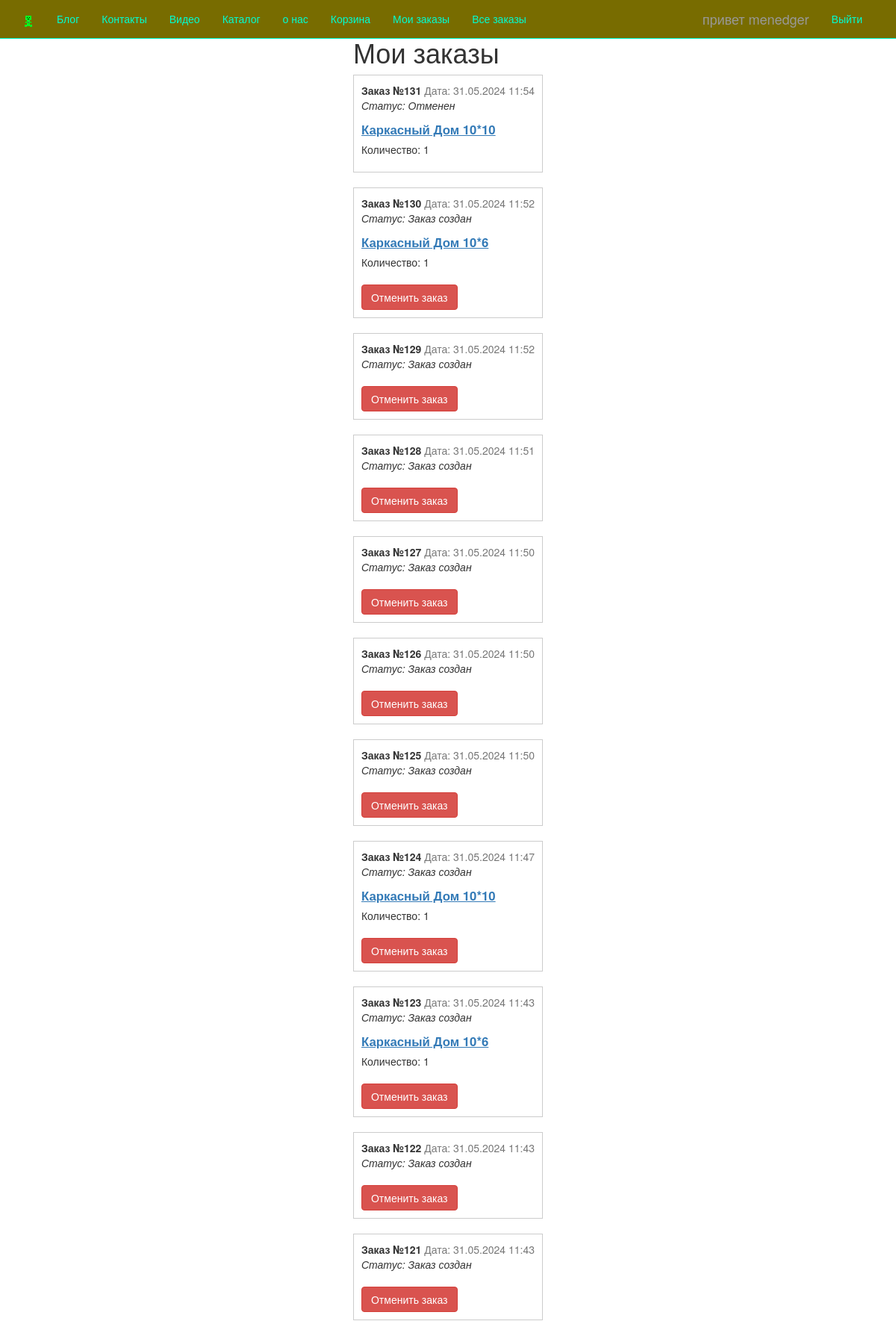
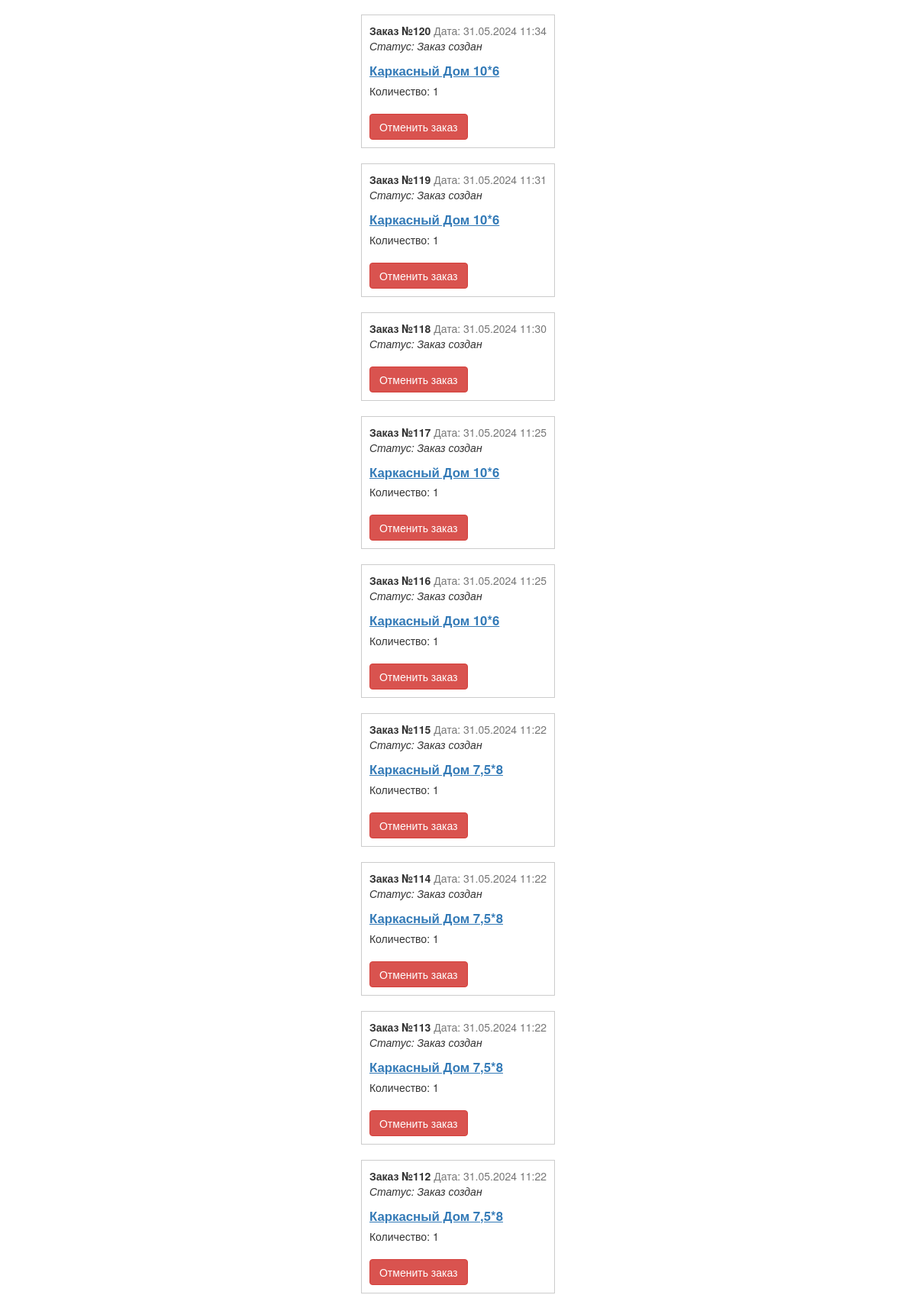
Screenshot of /my_orders/ (signed in, upper part) with the database file from the repository (2 pictures, top to bottom).
### app/models.py (models this page shows, shortened)
class Order(models.Model):
    user = models.ForeignKey(User, on_delete=models.CASCADE)
    created_at = models.DateTimeField(auto_now_add=True)
    items = models.ManyToManyField('Product', through='OrderItem')
    id = models.BigAutoField(primary_key=True)
    STATUS_CHOICES = (
        ('created', 'Заказ создан'),
        ('ready', 'Готов к выдаче'),
        ('canceled', 'Отменен'),
    )
    status = models.CharField(max_length=10, choices=STATUS_CHOICES, default='created')
    address = models.CharField(max_length=255, default='')
    name = models.CharField(max_length=255, default='')
    email = models.EmailField(default='')
    phone_number = models.CharField(max_length=20, default='')

class OrderItem(models.Model):  # Добавим определение OrderItem
    order = models.ForeignKey('Order', on_delete=models.CASCADE)
    product = models.ForeignKey('Product', on_delete=models.CASCADE)
    quantity = models.PositiveIntegerField(default=1)
    id = models.BigAutoField(primary_key=True)

class Product(models.Model):
    name = models.CharField(max_length=255)
    description = models.TextField()
    price = models.DecimalField(max_digits=10, decimal_places=2)
    image = models.ImageField(upload_to='products/', blank=True, null=True)
    category = models.TextField()
    discount = models.DecimalField(max_digits=5, decimal_places=2, verbose_name="Скидка", default=0, null=True, blank=True)
    id = models.BigAutoField(primary_key=True)
    image = models.ImageField(upload_to='product_images/', blank=True, null=True)
    additional_images = models.ManyToManyField('ProductImage', blank=True, related_name='product')
    floors = models.IntegerField(verbose_name="Этажи", default=None, null=True)
    area = models.DecimalField(max_digits=10, decimal_places=2, verbose_name="Площадь", default=0, null=True)
    materials = models.CharField(max_length=255, verbose_name="Материалы", default='', null=True)

### app/views.py (the view)
# urls.py: path('my_orders/', views.my_orders, name='my_orders'),  # Создайте отдельный вид для просмотра заказов пользователя
@login_required
def my_orders(request):
    orders = Order.objects.filter(user=request.user).order_by('-created_at')
    return render(request, 'app/my_orders.html', {'orders': orders})

### app/templates/app/my_orders.html (shortened to what this page needs)
{% extends "app/layout.html" %}
{% block head %}
{% load static %}
{% endblock %}
{% block content %}
<div class="container">
    <div class="orders-container">
        <h1>Мои заказы</h1>
        {% if orders %}
        {% for order in orders %}
        <div class="order-item">
            <div class="order-info">
                <span class="order-id">Заказ №{{ order.id }}</span>
                <span class="order-date">Дата: {{ order.created_at|date:"d.m.Y H:i" }}</span>
                <p class="order-status">Статус: {{ order.get_status_display }}</p>
            </div>
            <ul class="order-items-list">
                {% for item in order.orderitem_set.all %}
                <li class="order-item-details">
                    <span class="product-name" onclick="location.href='{% url 'product_detail' item.product.id %}'">{{ item.product.name }}</span>
                    <span class="quantity">Количество: {{ item.quantity }}</span>
                </li>
                {% endfor %}
            </ul>
            {% if order.status == 'created' %}
            <form method="post" action="{% url 'cancel_order' order.id %}" class="cancel-form">
                <button type="submit" class="btn btn-danger cancel-btn">Отменить заказ</button>
            </form>
            {% endif %}
        </div>
        {% endfor %}
        {% else %}
        <p class="no-orders-message">У вас пока нет заказов.</p>
        {% endif %}
    </div>
</div>
{% endblock %}

### app/templates/app/loginpartial.html (shortened to what this page needs)
{% if user.is_authenticated %}
<form id="logoutForm" action="/logout/" method="post" class="navbar-right">
    <ul class="nav navbar-nav navbar-right">
        <li><span class="navbar-brand">привет {{ user.username }}</span></li>
        <li><a href="javascript:document.getElementById('logoutForm').submit()">Выйти</a></li>
    </ul>
</form>
{% else %}
<ul class="nav navbar-nav navbar-right">
    <li><a href="{% url 'login' %}">Авторизация</a></li>
</ul>
{% endif %}

### app/static/app/content/site.css (style rules this page uses)
body { padding-top: 30px; padding-bottom: 20px; }

### app/static/app/content/custom_orders.css (style rules this page uses)
.order-info, .order-items, .order-total { margin-bottom: 15px; }

### app/static/app/content/styles.css (style rules this page uses)
html, body { height: 100%; margin: 0; }
body { display: flex; flex-direction: column; }
.product-name { text-decoration: none; color: #333; font-size: 1.2em; font-weight: bold; display: block; margin-bottom: 5px; }
.orders-container { margin-top: 20px; }
.order-item { border: 1px solid #ccc; padding: 10px; margin-bottom: 20px; }
.order-info { margin-bottom: 10px; }
.order-info .order-id { font-weight: bold; }
.order-info .order-date { color: #777; }
.order-info .order-status { font-style: italic; }
.order-items-list { list-style: none; padding: 0; }
.order-item-details { margin-bottom: 5px; }
.product-name { cursor: pointer; color: #337ab7; text-decoration: underline; }
.cancel-btn { margin-top: 10px; }

### rows the page displays
Order: id "131", created_at "31.05.2024 11:54", status "Отменен"
OrderItem: product.name "Каркасный Дом 10*10", quantity "1"
Order: id "130", created_at "31.05.2024 11:52", status "Заказ создан", shows "Отменить заказ"
OrderItem: product.name "Каркасный Дом 10*6", quantity "1"
Order: id "129", created_at "31.05.2024 11:52", status "Заказ создан", shows "Отменить заказ"
Order: id "128", created_at "31.05.2024 11:51", status "Заказ создан", shows "Отменить заказ"
Order: id "127", created_at "31.05.2024 11:50", status "Заказ создан", shows "Отменить заказ"
Order: id "126", created_at "31.05.2024 11:50", status "Заказ создан", shows "Отменить заказ"
Order: id "125", created_at "31.05.2024 11:50", status "Заказ создан", shows "Отменить заказ"
Order: id "124", created_at "31.05.2024 11:47", status "Заказ создан", shows "Отменить заказ"
OrderItem: product.name "Каркасный Дом 10*10", quantity "1"
Order: id "123", created_at "31.05.2024 11:43", status "Заказ создан", shows "Отменить заказ"
OrderItem: product.name "Каркасный Дом 10*6", quantity "1"
Order: id "122", created_at "31.05.2024 11:43", status "Заказ создан", shows "Отменить заказ"
Order: id "121", created_at "31.05.2024 11:43", status "Заказ создан", shows "Отменить заказ"
Order: id "120", created_at "31.05.2024 11:34", status "Заказ создан", shows "Отменить заказ"
OrderItem: product.name "Каркасный Дом 10*6", quantity "1"
Order: id "119", created_at "31.05.2024 11:31", status "Заказ создан", shows "Отменить заказ"
OrderItem: product.name "Каркасный Дом 10*6", quantity "1"
Order: id "118", created_at "31.05.2024 11:30", status "Заказ создан", shows "Отменить заказ"
Order: id "117", created_at "31.05.2024 11:25", status "Заказ создан", shows "Отменить заказ"
OrderItem: product.name "Каркасный Дом 10*6", quantity "1"
Order: id "116", created_at "31.05.2024 11:25", status "Заказ создан", shows "Отменить заказ"
OrderItem: product.name "Каркасный Дом 10*6", quantity "1"
Order: id "115", created_at "31.05.2024 11:22", status "Заказ создан", shows "Отменить заказ"
OrderItem: product.name "Каркасный Дом 7,5*8", quantity "1"
Order: id "114", created_at "31.05.2024 11:22", status "Заказ создан", shows "Отменить заказ"
OrderItem: product.name "Каркасный Дом 7,5*8", quantity "1"
Order: id "113", created_at "31.05.2024 11:22", status "Заказ создан", shows "Отменить заказ"
OrderItem: product.name "Каркасный Дом 7,5*8", quantity "1"
Order: id "112", created_at "31.05.2024 11:22", status "Заказ создан", shows "Отменить заказ"
OrderItem: product.name "Каркасный Дом 7,5*8", quantity "1"

### other values shown
{{ user.username }} "menedger"
